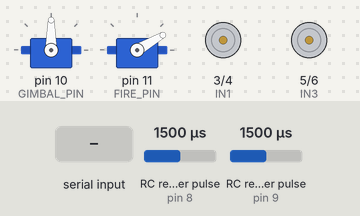
Simulated run of this sketch. Board: Arduino Uno, built with avr-gcc and run on an emulated ATmega328P. Parts: 2 × servo, motor-driver pin pairs drawn as motors (green arrow = first pin HIGH = forward, orange = second pin HIGH = backward, longer = more drive, scaled by the enable pin). Wiring (inferred from the names in the program): 2 × RC receiver channel: data pin 8 / data pin 9. Inputs (shaded band) come from the test bench; at power-on: RC receiver pulse (sensors on pin 8, pin 9) 1500 µs. What the sketch prints to the serial monitor is not drawn.

Above: at 1.2 s.
1.3 s: RC receiver pulse (sensor on pin 8) set to 1465 µs
2.8 s: RC receiver pulse (sensor on pin 8) set to 1435 µs
4.3 s: RC receiver pulse (sensor on pin 9) set to 1020 µs
At 4.8 s:
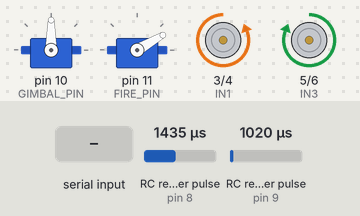
5.8 s: "G:\n" received over Serial
At 6.9 s:
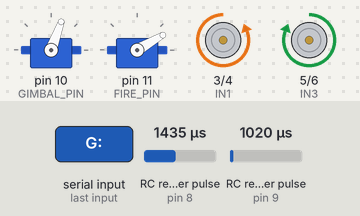
7.3 s: "F\n" received over Serial
At 8.1 s:
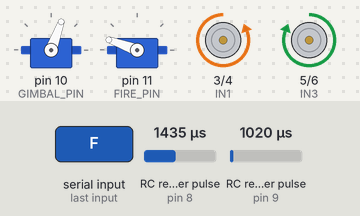
9.8 s: RC receiver pulse (sensor on pin 9) set to 1250 µs
At 10.6 s:
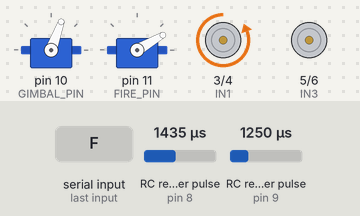
Timing chart, 0 to 12.3 s (numbered marks = the images above; inputs shaded):
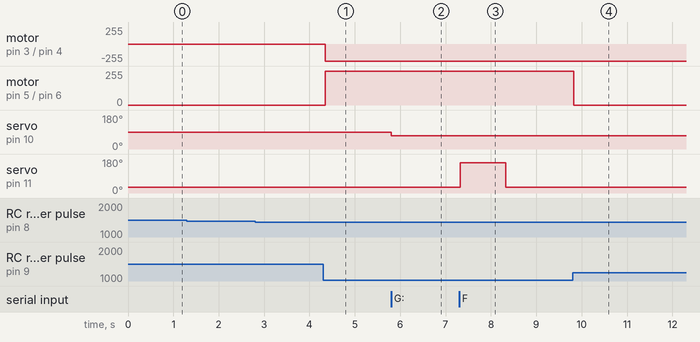

The sketch:

newprojectrover.ino
```cpp
#include <Servo.h>

#define ENA 2
#define IN1 3
#define IN2 4

#define IN3 5
#define IN4 6
#define ENB 7

#define RC_CH1 8
#define RC_CH2 9

#define RC_TIMEOUT 30000
#define CENTER_POSITION 1500
#define DEADZONE 50

#define MIN_SPEED 50
#define MAX_SPEED 255
#define MIN_SIGNAL 1000
#define MAX_SIGNAL 2000
#define SIGNAL_TIMEOUT 500

Servo gimbalServo;
Servo fireServo;
#define GIMBAL_PIN 10
#define FIRE_PIN 11

int lastValidThrottle = CENTER_POSITION;
int lastValidSteering = CENTER_POSITION;
unsigned long lastSignalTime = 0;
int currentGimbalAngle = 90;

void setup() {
  pinMode(ENA, OUTPUT); pinMode(IN1, OUTPUT); pinMode(IN2, OUTPUT);
  pinMode(ENB, OUTPUT); pinMode(IN3, OUTPUT); pinMode(IN4, OUTPUT);
  pinMode(RC_CH1, INPUT); pinMode(RC_CH2, INPUT);

  Serial.begin(9600);

  Serial.println("Tank Drive RC + Bluetooth + Servo Control Ready");

  gimbalServo.attach(GIMBAL_PIN);
  fireServo.attach(FIRE_PIN);
  gimbalServo.write(currentGimbalAngle);
  fireServo.write(30);

  stopMotors();
}

void loop() {
  if (Serial.available()) {
    processCommand(Serial.readStringUntil('\n'));
    return;
  }

  int throttle = pulseIn(RC_CH1, HIGH, RC_TIMEOUT);
  int steering = pulseIn(RC_CH2, HIGH, RC_TIMEOUT);

  if (isValidSignal(throttle)) {
    lastValidThrottle = throttle;
    lastSignalTime = millis();
  } else if (millis() - lastSignalTime < SIGNAL_TIMEOUT) {
    throttle = lastValidThrottle;
  } else {
    throttle = CENTER_POSITION;
  }

  if (isValidSignal(steering)) {
    lastValidSteering = steering;
    lastSignalTime = millis();
  } else if (millis() - lastSignalTime < SIGNAL_TIMEOUT) {
    steering = lastValidSteering;
  } else {
    steering = CENTER_POSITION;
  }

  int throttleOffset = throttle - CENTER_POSITION;
  int steeringOffset = steering - CENTER_POSITION;

  if (abs(throttleOffset) < DEADZONE) throttleOffset = 0;
  if (abs(steeringOffset) < DEADZONE) steeringOffset = 0;

  int leftPower = throttleOffset + steeringOffset;
  int rightPower = throttleOffset - steeringOffset;

  leftPower = constrain(leftPower, -500, 500);
  rightPower = constrain(rightPower, -500, 500);

  controlMotor(leftPower, IN1, IN2, ENA);
  controlMotor(rightPower, IN3, IN4, ENB);

  delay(20);
}

void processCommand(String input) {
  input.trim();

  if (input.startsWith("G:")) {
    int angle = input.substring(2).toInt();
    currentGimbalAngle = constrain(angle, 70, 140);
    gimbalServo.write(currentGimbalAngle);
  } else if (input == "G") {
    currentGimbalAngle = constrain(currentGimbalAngle - 5, 70, 140);
    gimbalServo.write(currentGimbalAngle);
  } else if (input == "H") {
    currentGimbalAngle = constrain(currentGimbalAngle + 5, 70, 140);
    gimbalServo.write(currentGimbalAngle);
  } else if (input == "F") {
    fireServo.write(160);
    delay(1000);
    fireServo.write(30);
  } else {
    if (input == "W") {
      controlMotor(300, IN1, IN2, ENA);
      controlMotor(300, IN3, IN4, ENB);
    } else if (input == "S") {
      controlMotor(-300, IN1, IN2, ENA);
      controlMotor(-300, IN3, IN4, ENB);
    } else if (input == "D") {
      controlMotor(-300, IN1, IN2, ENA);
      controlMotor(300, IN3, IN4, ENB);
    } else if (input == "A") {
      controlMotor(300, IN1, IN2, ENA);
      controlMotor(-300, IN3, IN4, ENB);
    } else if (input == "X") {
      stopMotors();
    }
  }
}

bool isValidSignal(int signal) {
  return (signal >= MIN_SIGNAL && signal <= MAX_SIGNAL);
}

void controlMotor(int power, int in1, int in2, int enPin) {
  int pwm = 0;

  if (power > 0) {
    digitalWrite(in1, HIGH);
    digitalWrite(in2, LOW);
    pwm = map(power, 0, 500, MIN_SPEED, MAX_SPEED);
  } else if (power < 0) {
    digitalWrite(in1, LOW);
    digitalWrite(in2, HIGH);
    pwm = map(-power, 0, 500, MIN_SPEED, MAX_SPEED);
  } else {
    digitalWrite(in1, LOW);
    digitalWrite(in2, LOW);
    pwm = 0;
  }

  analogWrite(enPin, pwm);
}

void stopMotors() {
  digitalWrite(IN1, LOW); digitalWrite(IN2, LOW);
  digitalWrite(IN3, LOW); digitalWrite(IN4, LOW);
}
```

Measured:
- after the input at 1.3 s, every drawn part: stays the same
- after the input at 4.3 s, motor on pin 3 (IN1) / pin 4 (IN2): stopped → backward 255/255 at once; motor on pin 5 (IN3) / pin 6 (IN4): stopped → forward 255/255 at once
- after the input at 5.8 s, servo on pin 10 (GIMBAL_PIN): 90° → 70° at once
- after the input at 7.3 s, servo on pin 11 (FIRE_PIN): 30° → 160° at once, → 30° 1.0 s later
- after the input at 9.8 s, motor on pin 5 (IN3) / pin 6 (IN4): forward 255/255 → stopped at once
